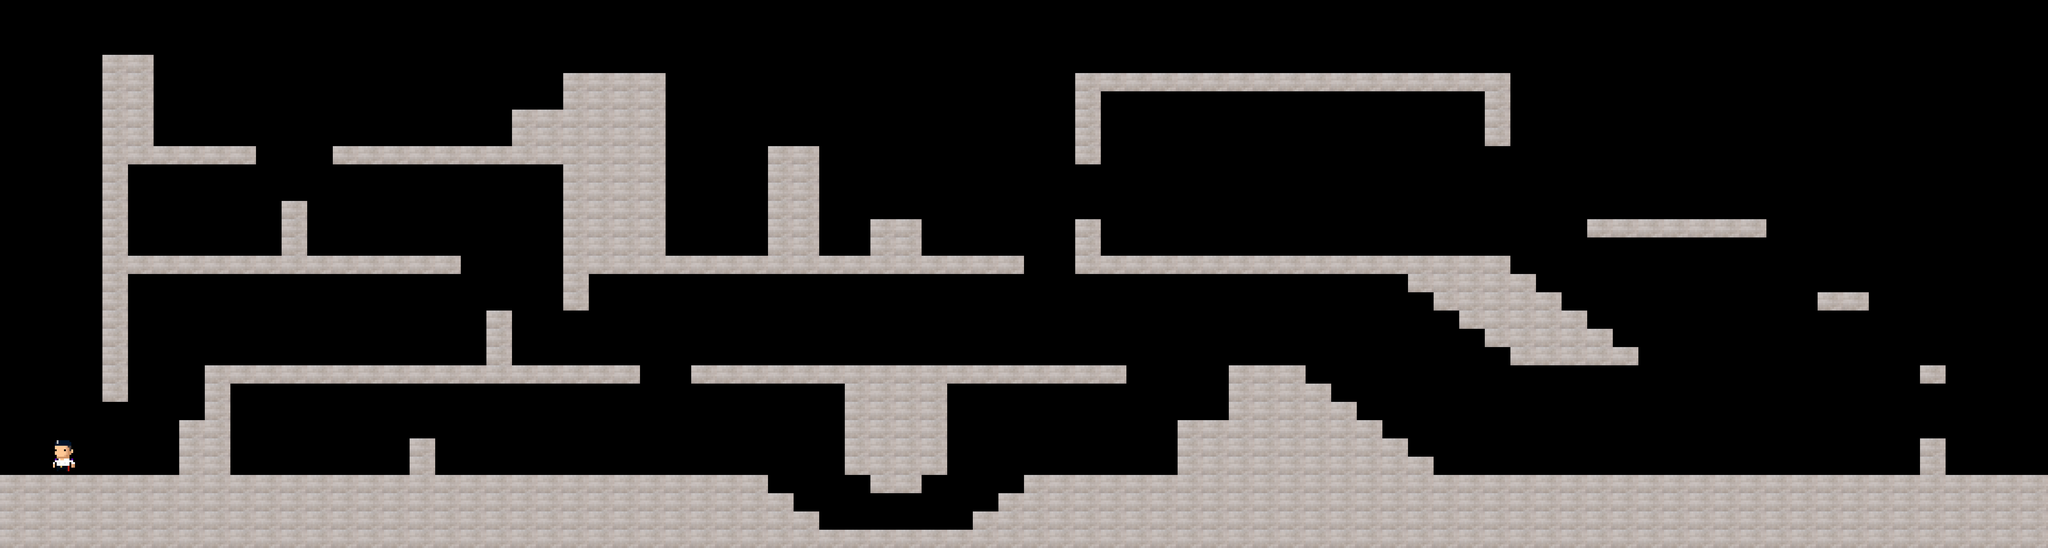

Rendered tile map (Tiled .tmx) drawn with the repository's tilesets; below, a short description and the map source with its tile grids summarised:
An orthogonal 80x30 tile map with 84x60 px tiles, 2 tile layers (Tile Layer 1, player), 2 tilesets.

<map version="1.10" tiledversion="1.10.2" orientation="orthogonal" renderorder="right-down" width="80" height="30" tilewidth="84" tileheight="60" infinite="0" nextlayerid="3" nextobjectid="1">
 <tileset firstgid="1" source="../Tilesets/Tile2.tsx" />
 <tileset firstgid="2" source="../Tilesets/fiveselof.tsx" />
 <layer id="1" name="Tile Layer 1" width="80" height="30">
  <data>[2400 cells, 618 non-empty, 1 distinct tile ids]</data>
 </layer>
 <layer id="2" name="player" width="80" height="30">
  <data>[2400 cells, 2 non-empty, 2 distinct tile ids]</data>
 </layer>
</map>